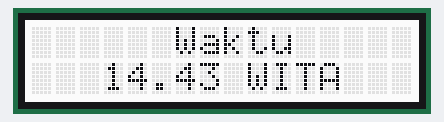
Bench run of a sketch on a simulated Arduino Uno, built with avr-gcc and run on an emulated ATmega328P. Parts: 16×2 character LCD.

Above: at 0.1 s.
At 5.1 s:
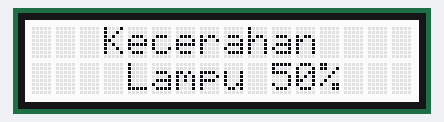

Measured:
- what the display in image 1 shows lasts 5.0 s, from 5.0 s to 10.0 s

The sketch:

codinganlcd.ino
```cpp
#include <Wire.h>
#include "rgb_lcd.h"

rgb_lcd lcd;

unsigned long prevMillis = 0;
bool showWaktu = true;

void setup() {
  lcd.begin(16, 2);

  lcd.setCursor(6, 0);
  lcd.print("Waktu");
}

void loop() {
  unsigned long currentMillis = millis();

  if (currentMillis - prevMillis >= 5000) {
    prevMillis = currentMillis;
    showWaktu = !showWaktu;
    lcd.clear();

    lcd.setCursor(6, 0);
    lcd.print("Waktu");
  }

  if (showWaktu) {
    lcd.setCursor(3, 1);
    lcd.print("14.43 WITA   ");
  } else {
    lcd.setCursor(3, 0);
    lcd.print("Kecerahan");
    lcd.setCursor(4, 1);
    lcd.print("Lampu 50%");
  }
}
```
